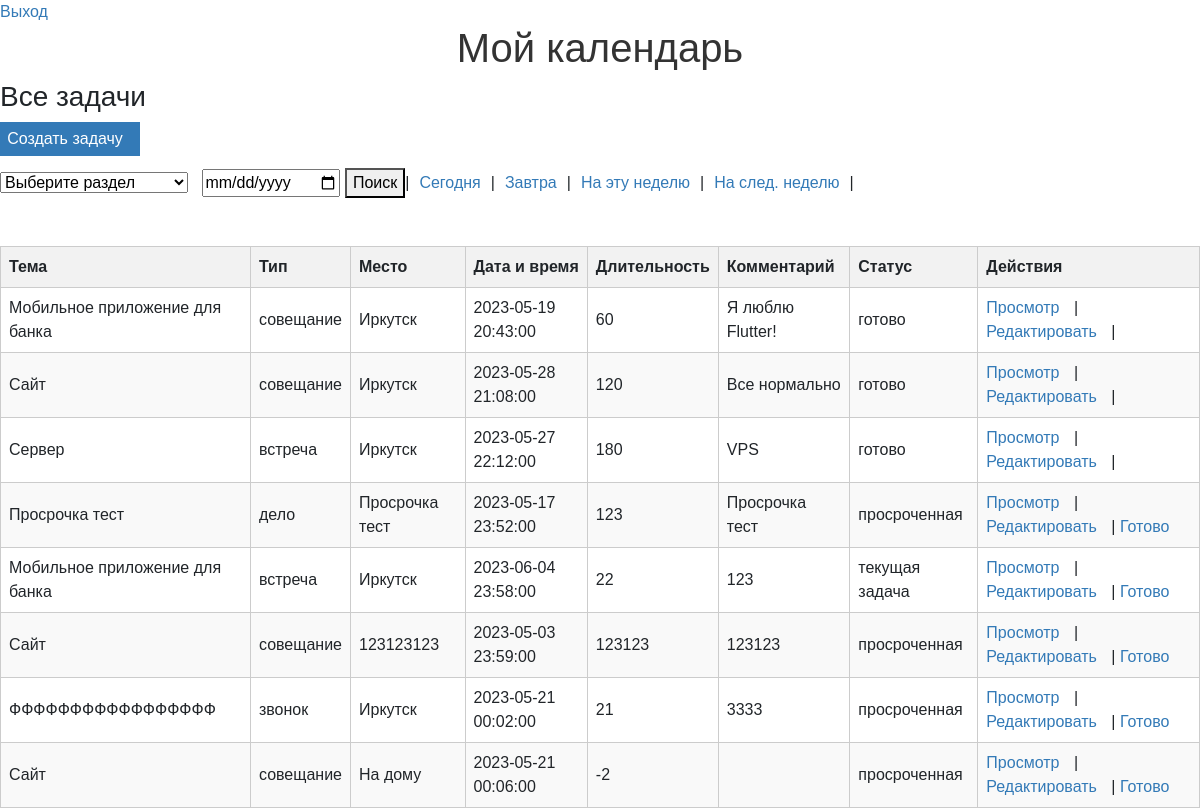
/index.php (signed in), run on the app's committed database.
### tables this page shows
CREATE TABLE `tasks` (
  `id` int UNSIGNED NOT NULL,
  `topic` varchar(255) NOT NULL,
  `type` enum('встреча','звонок','совещание','дело') NOT NULL,
  `location` varchar(255) DEFAULT NULL,
  `date_time` datetime NOT NULL,
  `duration` int DEFAULT NULL,
  `comment` text,
  `status` enum('текущая задача','просроченная','готово') NOT NULL DEFAULT 'текущая задача'
);

### controllers/TaskController.php (called while the page is built, shortened)
<?php
require_once 'models/TaskModel.php';
class TaskController
{
    public function index()
    {
        $tasks = TaskModel::getAllTasks();
        $listTitle = 'Все задачи';
        include 'views/task/index.php';
    }
}

### models/TaskModel.php (called while the page is built, shortened)
<?php
class TaskModel
{
    public static function getAllTasks()
    {
        global $pdo;
        $stmt = $pdo->query('SELECT * FROM tasks');
        $tasks = $stmt->fetchAll(PDO::FETCH_ASSOC);
        $currentDateTime = date('Y-m-d H:i:s');
        foreach ($tasks as &$task) {
            if ($task['date_time'] < $currentDateTime && $task['status'] !== 'готово') {
                $task['status'] = 'просроченная';
                self::updateTaskStatus($task['id'], $task['status']);
            }
        }
        return $tasks;
    }
    public static function updateTaskStatus($id, $status)
    {
        global $pdo;
        $stmt = $pdo->prepare('UPDATE tasks SET status = ? WHERE id = ?');
        $stmt->execute([$status, $id]);
    }
}

### views/task/index.php (the view, shortened to what this page needs)
<!DOCTYPE html>
<html>
<head>
<link href="https://cdn.jsdelivr.net/npm/bootstrap@5.3.0-alpha1/dist/css/bootstrap.min.css" rel="stylesheet">
</head>
<body>
        <th><a href="login.php">Выход</a></th>
    <h1>Мой календарь</h1>
    <?php if (isset($listTitle)): ?>
        <h3><?= $listTitle ?></h3>
    <?php endif; ?>
    <button class="my-button">
    <a href="index.php?action=create" style="color: inherit; text-decoration: none;">Создать задачу</a>
</button>
    <div style="display: flex; align-items: center;">
  <select onchange="location = this.value;">
    <option value="">Выберите раздел</option>
  </select>
  <form action="index.php?action=tasksByDate" method="POST" style="margin-left: 10px;">
    <input type="date" id="date" name="date">
    <button type="submit">Поиск</button>
  </form>
  |<a href="index.php?action=today" style="margin-left: 10px;">Сегодня</a>|
  <a href="index.php?action=tomorrow" style="margin-left: 10px;">Завтра</a>|
  <a href="index.php?action=week" style="margin-left: 10px;">На эту неделю</a>|
  <a href="index.php?action=nextweek" style="margin-left: 10px;">На след. неделю</a>|
</div>
<br><br>
<table>
  <tr>
    <th>Тема</th>
    <th>Тип</th>
    <th>Место</th>
    <th>Дата и время</th>
    <th>Длительность</th>
    <th>Комментарий</th>
    <th>Статус</th>
    <th>Действия</th>
  </tr>
        <?php foreach ($tasks as $task): ?>
            <tr>
                <td><?= $task['topic'] ?></td>
                <td><?= $task['type'] ?></td>
                <td><?= $task['location'] ?></td>
                <td><?= $task['date_time'] ?></td>
                <td><?= $task['duration'] ?></td>
                <td><?= $task['comment'] ?></td>
                <td><?= $task['status'] ?></td>
                <td>
                    <a href="index.php?action=show&id=<?= $task['id'] ?>">Просмотр</a> |
                    <a href="index.php?action=edit&id=<?= $task['id'] ?>">Редактировать</a> |
                    <?php if ($task['status'] !== 'готово'): ?>
                        <a href="index.php?action=markAsCompleted&id=<?= $task['id'] ?>">Готово</a>
                    <?php endif; ?>
                </td>
            </tr>
        <?php endforeach; ?>
    </table>
</body>
</html>

### index.php (shortened to what this page needs)
<?php
require_once 'controllers/TaskController.php';
$controller = new TaskController();
if (!empty($_GET['action'])) {
    $action = $_GET['action'];
    if (method_exists($controller, $action)) {
        if (!empty($_GET['id'])) {
            $id = $_GET['id'];
            $controller->$action($id);
        } else {
            $controller->$action();
        }
    } else {
        echo 'Invalid action';
    }
} else {
    $controller->index();
}

### views/task/index.php (style rules this page uses)
.my-button { display: block; width: 140px; padding: 5px; background-color: #337ab7; color: #ffffff; border: none; margin-bottom: 1%; cursor: pointer; }
body { font-family: Arial, sans-serif; }
h1 { color: #333; text-align: center; }
table { place-content: ; width: 100%; border-collapse: collapse; }
th, td { padding: 8px; border: 1px solid #ccc; }
th { background-color: #f2f2f2; font-weight: bold; text-align: left; }
tr:nth-child(even) { background-color: #f9f9f9; }
a { color: #337ab7; text-decoration: none; margin-right: 10px; }

### data on the page
tasks: topic "Мобильное приложение для банка", type "совещание", location "Иркутск", date_time "2023-05-19 20:43:00", duration "60", comment "Я люблю Flutter!", status "готово"
tasks: topic "Сайт", type "совещание", location "Иркутск", date_time "2023-05-28 21:08:00", duration "120", comment "Все нормально", status "готово"
tasks: topic "Сервер", type "встреча", location "Иркутск", date_time "2023-05-27 22:12:00", duration "180", comment "VPS", status "готово"
tasks: topic "Просрочка тест", type "дело", location "Просрочка тест", date_time "2023-05-17 23:52:00", duration "123", comment "Просрочка тест", status "просроченная"
tasks: topic "Мобильное приложение для банка", type "встреча", location "Иркутск", date_time "2023-06-04 23:58:00", duration "22", comment "123", status "текущая задача"
tasks: topic "Сайт", type "совещание", location "123123123", date_time "2023-05-03 23:59:00", duration "123123", comment "123123", status "просроченная"
tasks: topic "ФФФФФФФФФФФФФФФФФ", type "звонок", location "Иркутск", date_time "2023-05-21 00:02:00", duration "21", comment "3333", status "просроченная"
tasks: topic "Сайт", type "совещание", location "На дому", date_time "2023-05-21 00:06:00", duration "-2", status "просроченная"

### other printed values
$listTitle "Все задачи"
